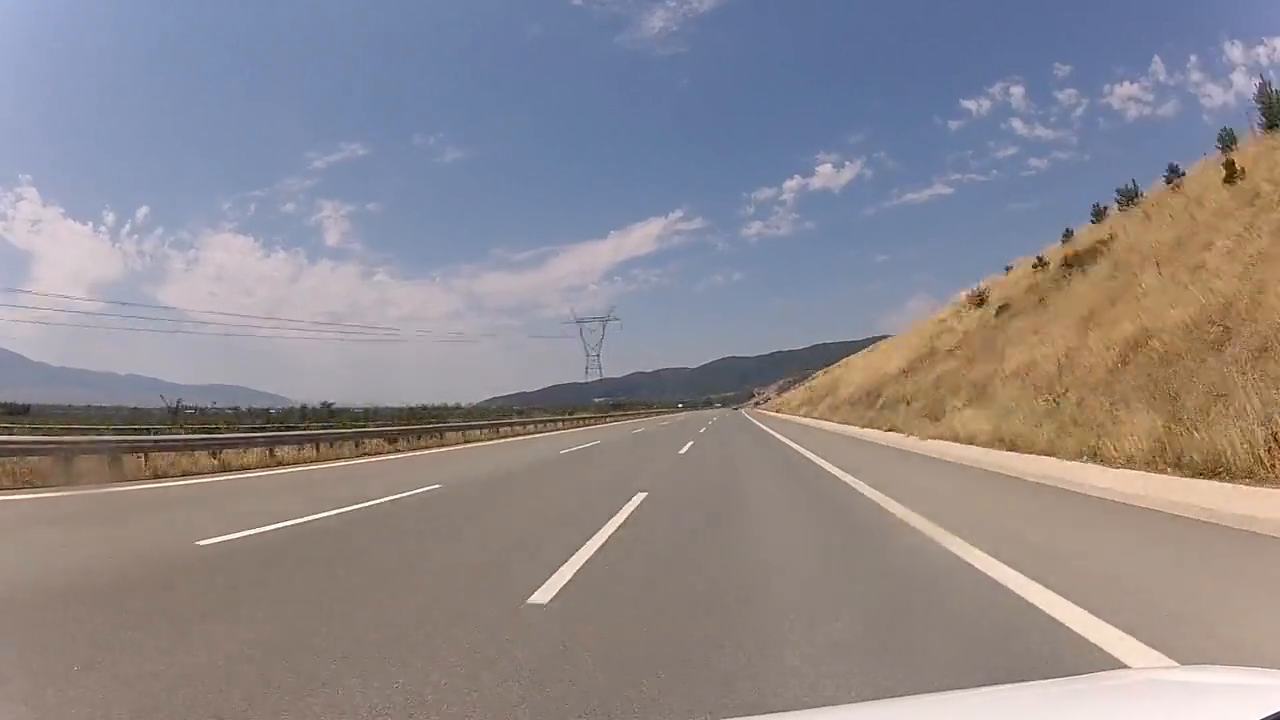
#> input picture frame 24 of Road.mp4, 1280 x 720 px, given in place of car_traffic.mp4, which was not available
$ python 'meanshift_object tracking.py'
#> lines starting #> are read from the running program, lines starting #| are printed output that depends on the picture; after the words box and inside, x2 and y2 are one past the last pixel; in counts of white or black regions, pixels touching at a corner belong together; pictures that were not available may be replaced by others from this repository, and a replacement may not be noted
import cv2
import numpy as np

cap = cv2.VideoCapture('car_traffic.mp4')

ret, frame = cap.read()
#> frame is the input picture: shape (720, 1280, 3); mean B, G, R 141.9, 137.3, 142.7

x, y, width, height = 300, 200, 100, 50
track_window = (x, y, width, height)
roi = frame[y:y+height, x:x+width]
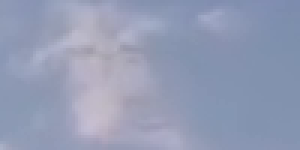
#> roi: shape (50, 100, 3) (shown 3 times larger); mean B, G, R 181.5, 156.3, 148.1

hsv_roi = cv2.cvtColor(roi, cv2.COLOR_BGR2HSV)
#> hsv_roi: shape (50, 100, 3); mean H, S, V 114.6, 48.3, 181.5
mask = cv2.inRange(hsv_roi, np.array((0., 60., 32.,)), np.array((180., 255., 255.,)))
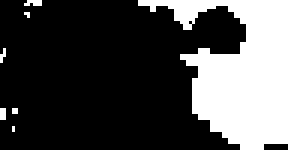
#> mask: shape (50, 100) (shown 3 times larger); 31.4% white; 7 white regions (6 under 20 px), largest, box (x1, y1, x2, y2) and area: (46, 0, 100, 50) 1536
roi_hist = cv2.calcHist([hsv_roi], [0], mask, [180], [0, 180])
#> roi_hist = 180 values, max 882 at index 109, min 0 at index 0, mean 8.72
cv2.normalize(roi_hist, roi_hist, 0, 255, cv2.NORM_MINMAX)
term_crit = ( cv2.TERM_CRITERIA_EPS | cv2.TERM_CRITERIA_COUNT, 10, 1)
cv2.imshow('roi', roi)
cv2.imshow('roi', roi)
while (1):

    ret, frame = cap.read()
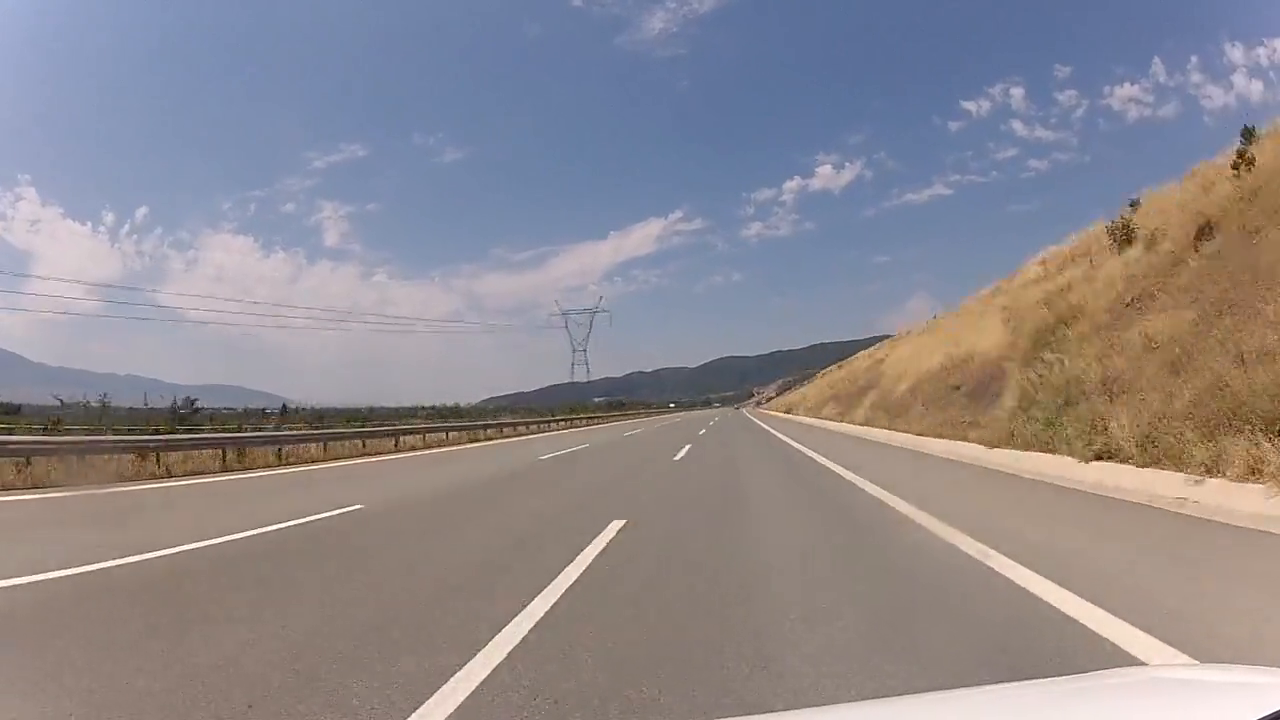
#> input picture frame 25 of Road.mp4, 1280 x 720 px, given in place of car_traffic.mp4, which was not available
#> frame is the input picture: shape (720, 1280, 3); mean B, G, R 142.7, 137.6, 142.8

    if ret == True:
        hsv = cv2.cvtColor(frame, cv2.COLOR_BGR2HSV)
#> hsv: shape (720, 1280, 3); mean H, S, V 63.1, 61.7, 161.6
        dst = cv2.calcBackProject([hsv], [0], roi_hist, [0, 180], 1)
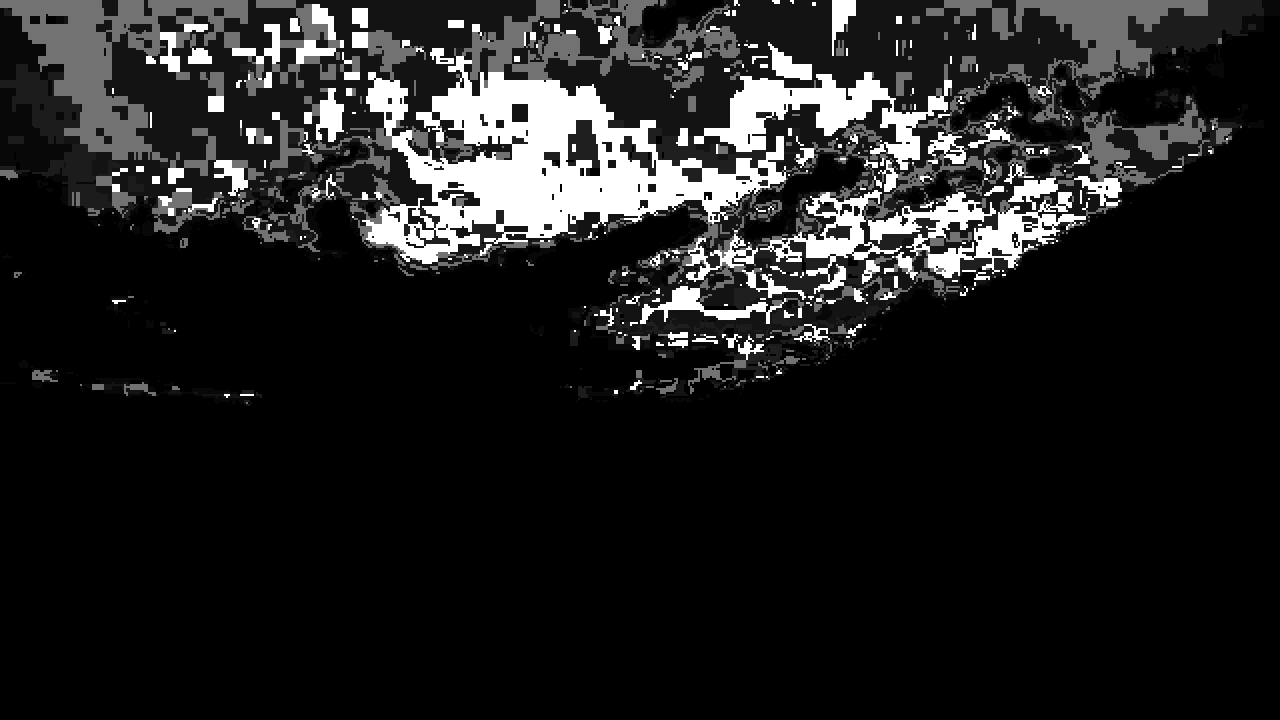
#> dst: shape (720, 1280); min 0, max 255, mean 31.5
        ret, track_window = cv2.CamShift(dst, track_window, term_crit)
#> ret = ((424, 227), (70.26, 128.3), 88.65); track_window = (359, 191, 130, 72)
        x, y, h, w = track_window
#> x = 359; y = 191; h = 130; w = 72
        final_image = cv2.rectangle(frame, (x, y), (x+w, y+h), 255, 3)

        cv2.imshow("dst", dst)
        cv2.imshow("final_image", final_image)


        k = cv2.waitKey(30) & 0xFF
#> (key Esc is pressed here)

        if k == 27:
            break
    else:
        break


cv2.destroyAllWindows()
cap.release()

$ run again, starting later in the video
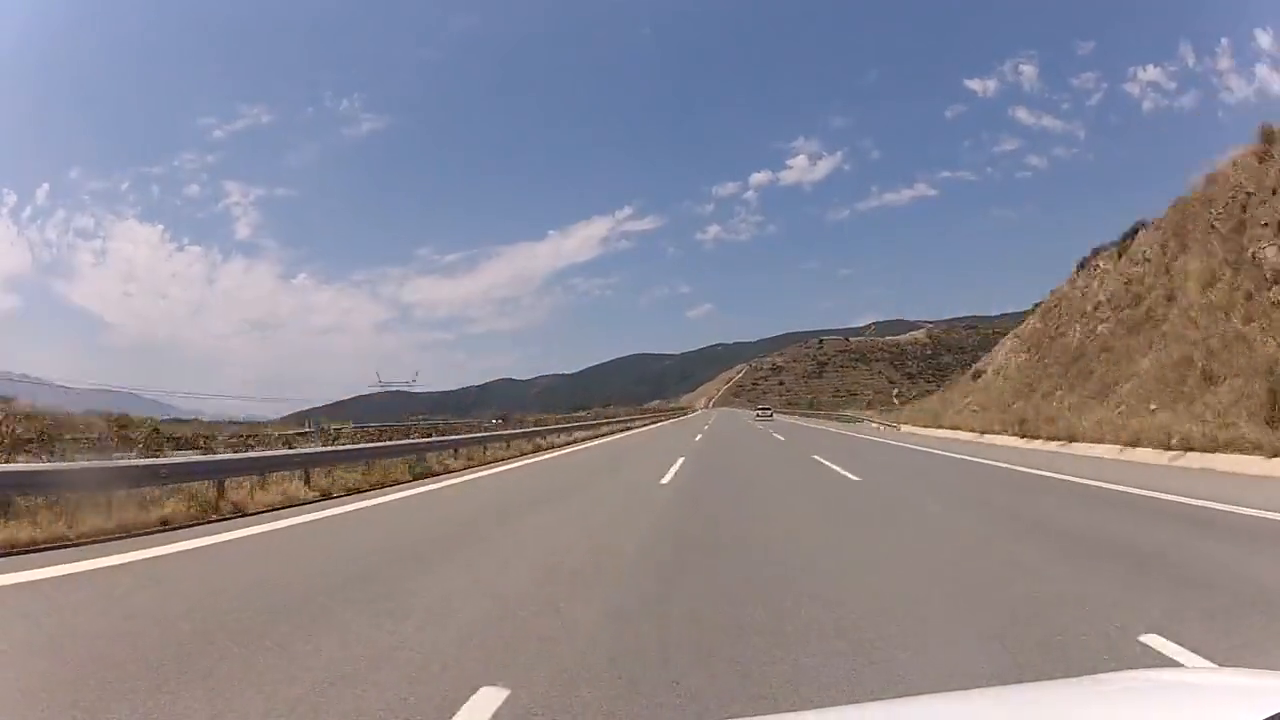
#> input picture frame 111 of Road.mp4, 1280 x 720 px, given in place of car_traffic.mp4, which was not available
#> frame is the input picture: shape (720, 1280, 3); mean B, G, R 146.6, 136.5, 139.6
#> hsv_roi: shape (50, 100, 3); mean H, S, V 109.8, 72, 184
#> `mask = cv2.inRange(hsv_roi, np.array((0., 60., 32.,)), np.array((180.,..`:
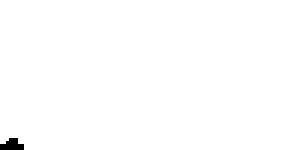
#> mask: shape (50, 100) (shown 3 times larger); 99.5% white; 1 black region, box (x1, y1, x2, y2) and area: (0, 46, 8, 50) 23
#> roi_hist = 180 values, max 2860 at index 110, min 0 at index 0, mean 27.65
#> hsv: shape (720, 1280, 3); mean H, S, V 66.4, 59.4, 160.8
#> `dst = cv2.calcBackProject([hsv], [0], roi_hist, [0, 180], 1)`:
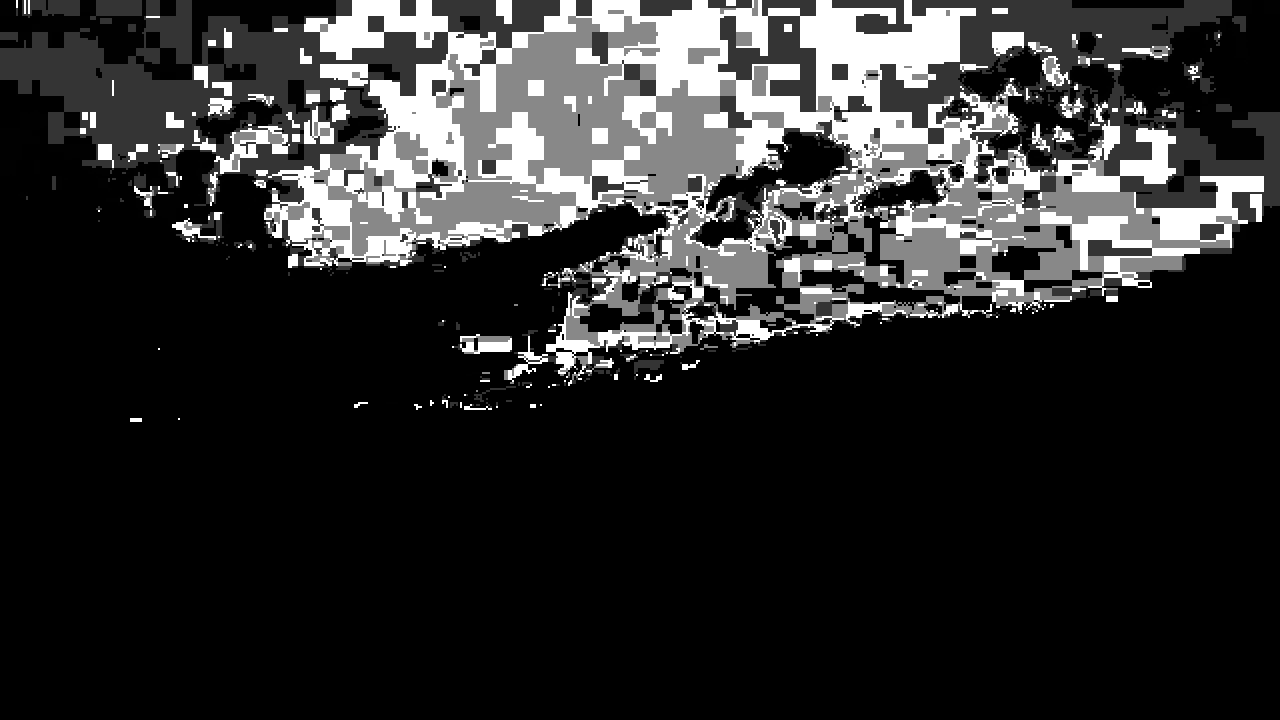
#> dst: shape (720, 1280); min 0, max 255, mean 44.4
#> ret = ((340.5, 215.5), (78.89, 133.3), 88.65); track_window = (273, 175, 135, 81)
#> x = 273; y = 175; h = 135; w = 81

$ run again, starting later in the video
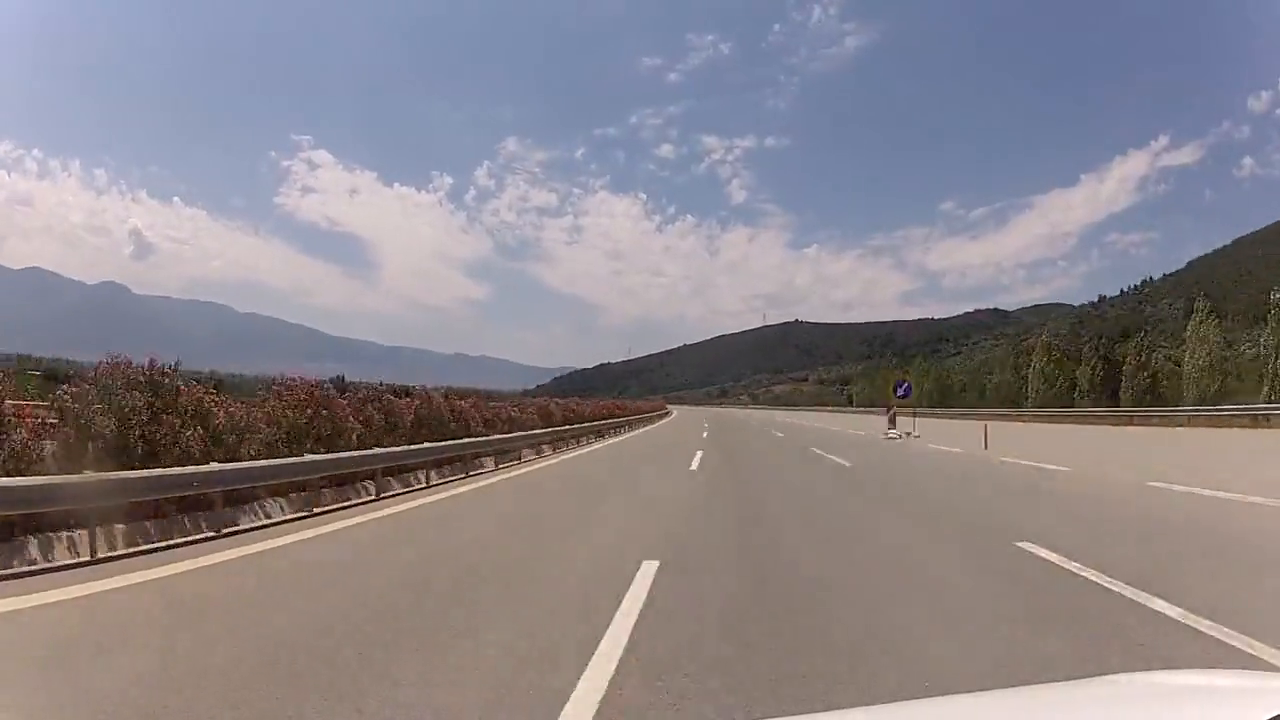
#> input picture frame 198 of Road.mp4, 1280 x 720 px, given in place of car_traffic.mp4, which was not available
#> frame is the input picture: shape (720, 1280, 3); mean B, G, R 137.6, 132.3, 138.5
#> `roi = frame[y:y+height, x:x+width]`:
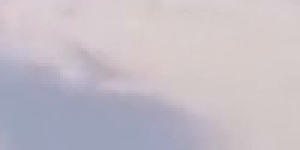
#> roi: shape (50, 100, 3) (shown 3 times larger); mean B, G, R 198, 190.1, 197.3
#> hsv_roi: shape (50, 100, 3); mean H, S, V 91.1, 19.6, 204.2
#> mask: shape (50, 100); every value is 0
#> roi_hist = 180 values from 0 to 0
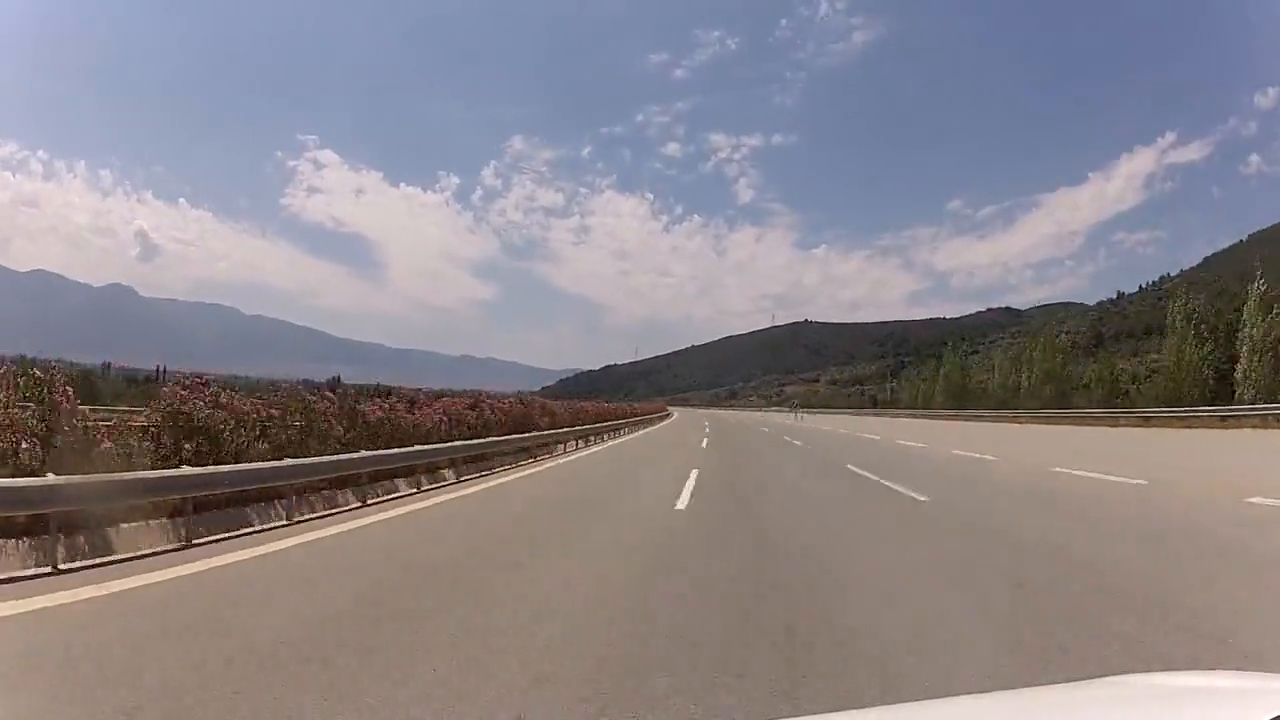
#> input picture frame 199 of Road.mp4, 1280 x 720 px, given in place of car_traffic.mp4, which was not available
#> frame is the input picture: shape (720, 1280, 3); mean B, G, R 137.1, 131.6, 137.8
#> hsv: shape (720, 1280, 3); mean H, S, V 66.1, 54.6, 151.8
#> dst: shape (720, 1280); every value is 0
#> ret = ((0, 0), (0, 0), 0); track_window = (290, 190, 120, 70)
#> x = 290; y = 190; h = 120; w = 70
